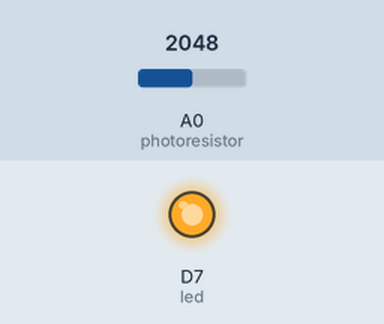
A sketch run on a simulated Particle Photon. Parts: output pins drawn as LEDs (lit = HIGH). The test bench sets the inputs (shaded band); at power-on: A0 (photoresistor) = 2048. Pins used as bus, display or sensor lines are not drawn.

Above: at 15.0 s.
At 45.1 s:
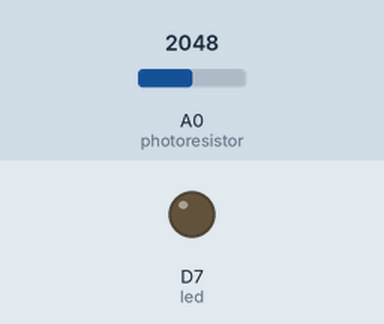
Timing chart, 0 to 78.2 s (numbered marks = the images above):
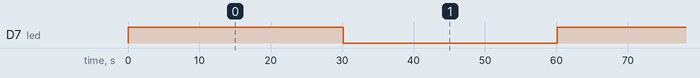

The sketch:

ldr-webhook.ino
```cpp
int led = D7;  // The on-board LED

int photoresistor = A0; // This is where your photoresistor is plugged in. The other side goes to the "power" pin (below).

int power = A5; // This is the other end of your photoresistor. The other side is plugged into the "photoresistor" pin (above).
// The reason we have plugged one side into an analog pin instead of to "power" is because we want a very steady voltage to be sent to the photoresistor.
// That way, when we read the value from the other side of the photoresistor, we can accurately calculate a voltage drop.

int analogvalue; // Here we are declaring the integer variable analogvalue, which we will use later to store the value of the photoresistor.


void setup() {
  pinMode(led, OUTPUT);
  pinMode(photoresistor,INPUT);  // Our photoresistor pin is input (reading the photoresistor)
  pinMode(power,OUTPUT); // The pin powering the photoresistor is output (sending out consistent power)

  // Next, write one pin of the photoresistor to be the maximum possible, so that we can use this for power.
  digitalWrite(power,HIGH);

  // We are going to declare a Particle.variable() here so that we can access the value of the photoresistor from the cloud.
  Particle.variable("analogvalue", &analogvalue, INT);
  // This is saying that when we ask the cloud for "analogvalue", this will reference the variable analogvalue in this app, which is an integer variable.

}

void loop() {
  digitalWrite(led, HIGH);   // Turn ON the LED
  // check to see what the value of the photoresistor is and store it in the int variable analogvalue
  analogvalue = analogRead(photoresistor);
  delay(100);

  Particle.publish("light", analogvalue, PRIVATE);
  delay(30000);               // Wait for 30 seconds

  digitalWrite(led, LOW);    // Turn OFF the LED
  delay(30000);               // Wait for 30 seconds
}
```

Measured:
- by itself, D7 (led): alternates HIGH for 30.1 s and LOW for 30.0 s
